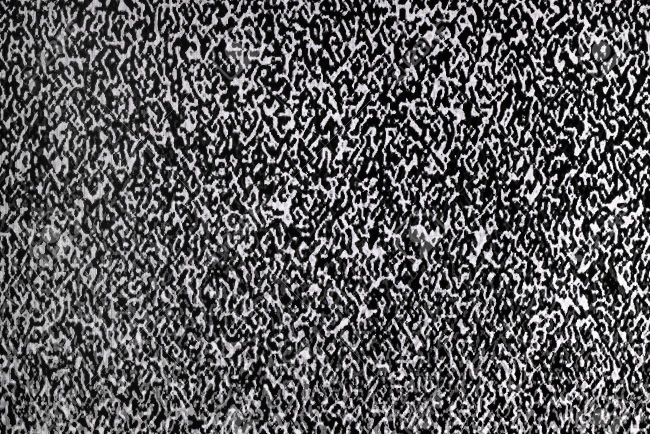
#> input picture img/general/noise_img.jpg, 1300 x 867 px, found by its file name (shown at 1/2 size)
$ python repeat_pattern_detect_v3.py   (older library calls are emulated)
#> lines starting #> are read from the running program, lines starting #| are printed output that depends on the picture
### root/vector_similarity.py
from matplotlib import pyplot as plt
import numpy as np
import cv2
import math
from scipy.stats import norm


def euclidean(vec1, vec2):
    result = sum([(xi - yi) ** 2 for xi, yi in zip(vec1, vec2)])
    return math.sqrt(result)


# [20 lines left out: function different, not called in this run]

#
# img = cv2.imread('img/2.jpg')
# gray= cv2.cvtColor(img,cv2.COLOR_BGR2GRAY)
# sift = cv2.xfeatures2d.SIFT_create()
# kp, des = sift.detectAndCompute(gray, None)
# #img = cv2.drawKeypoints(gray, kp, img,)
#
#
#
# positionX = []
# positionY = []
# # for point in kp:
# #     temp = point.size
# #     #temp = point.pt[0]
# #     print(temp)
# #     positionX.append(temp)
# #     temp = point.angle
# #     #temp = point.pt[1]
# #     print(temp)
# #     positionY.append(temp)
# height, width, channels = img.shape
#
# des1 = des[2]
# des2 = des[2]
# print(des1)
# print(des2)
# print( euclidean(des1,des2))

### root/proto_repeat_detector.py
from vector_similarity import euclidean,different
from skimage import io
import cv2
from scipy.stats import norm
import scipy.stats as stats
import numpy as np
from matplotlib import pyplot as plt
import math

# [174 lines left out: function classify_v5, not called in this run]


def avg_list(lst):
    lst_sum = sum(lst)
    return lst_sum/len(lst)


def norm_list(lst,lengh_max,lengh_min):
    # 정규화
    maxim = lengh_max
    minim = lengh_min

    norm_data = []
    for lst_ele in lst:
        norm_data.append((lst_ele - minim) / (maxim - minim))

    return norm_data


# [407 lines left out: functions classify_v1, classify_v2, classify_v3, classify_v4, classify_test_jong, not called in this run]

### root/repeat_pattern_detect_v3.py
from matplotlib import pyplot as plt
import numpy as np
import cv2
import math
from scipy.stats import norm
from vector_similarity import euclidean
from proto_repeat_detector import norm_list,avg_list
import scipy.stats as stats
import numpy as np
from skimage import io
from matplotlib import pyplot as plt


img_name = 'img/noise_img.jpg'
img = io.imread(img_name)
#> img is the input picture: shape (867, 1300, 3); mean R, G, B 90.3, 89.5, 91.4
gray= cv2.cvtColor(img,cv2.COLOR_BGR2GRAY)
gray = cv2.blur(gray, (3, 3))
sift = cv2.xfeatures2d.SIFT_create()
kp, des = sift.detectAndCompute(gray, None)
#> kp = 20291 keypoints; strongest (x, y, size): (1073, 715, 5.6), (1210, 179, 7.8), (764, 581, 5.6), (1207, 426, 5.5)
#img = cv2.drawKeypoints(gray, kp, img,)


positionX = []
positionY = []
# [9 lines of commented-out code are left out]
height, width, channels = img.shape
#> height = 867; width = 1300; channels = 3

i = 0
sum_data = 0
kp_num = len(kp)
#> kp_num = 20291
des_sum = []
while i < 128:
    for descriptor in des:
        sum_data = sum_data + descriptor[i]

    sum_data = sum_data/kp_num
    des_sum.append(round(sum_data))
    #print(sum_data)
    sum_data = 0
    i += 1
#> this loop made 128 passes
#> after the loop, des_sum = 128 values, max 82 at index 40, min 15 at index 6, mean 28.78; i = 128

#print(des_sum) #des_sum = descriptor들의 평균
#print(des[0])

euclidean_result = []
for descriptor in des:
    euclidean_result.append(round(euclidean(des_sum,descriptor)))
#> this loop made 20291 passes
#> result in euclidean on passes 1 to 3: 179890, 182355, 171824
#> after the loop, euclidean_result = 20291 items


print(euclidean_result)
#> (printed output is left out)
bins_num = len(set(euclidean_result))
#> bins_num = 201
print(bins_num)
#bins_num = 30
#bins_num = max(euclidean_result)-min(euclidean_result)

euclidean_result = norm_list(euclidean_result, max(euclidean_result),min(euclidean_result))
#> the loop in norm_list, `for lst_ele in lst:` made 20291 passes
#> lst_ele on passes 1 to 3: 424, 427, 415
#> after the loop in norm_list, `for lst_ele in lst:`: norm_data = 20291 items
#norm_euc = euclidean_result
#euclidean_result.sort()
print(euclidean_result)

count, bins, ignored = plt.hist(euclidean_result,bins_num,color='red',normed=True)
#> count = 201 values, max 5.38 at index 77, min 0 at index 2, mean 1; bins = 202 values from 0 to 1; ignored = 201 items
# [5 lines of commented-out code are left out]
sigma = np.std(euclidean_result)
#> sigma = 0.138
mu = np.mean(euclidean_result)
#> mu = 0.423

# sigma = np.std(list(set(count)))
# mu = np.mean(list(set(count)))


print(sigma)
print(mu)

plt.plot(bins, 1/(sigma * np.sqrt(2 * np.pi)) *	np.exp( - (bins - mu)**2 / (2 * sigma**2)), linewidth=1, color='b')


#plt.hist(euclidean_result, facecolor='red',bins=50)  # arguments are passed to np.histogram
plt.title(img_name)
plt.show()
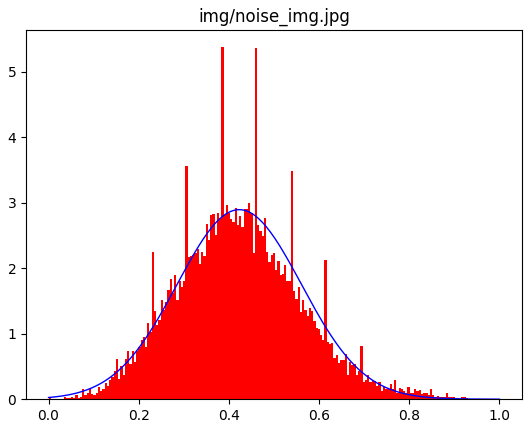
#> figure drawn by matplotlib, 1 panel; tallest bar 5.38 high, from x = 0.383 to 0.388; curve peaks at x = 0.423, y = 2.9
# [8 lines of commented-out code are left out]
test_index = []

for i in range(bins_num):
    test_index.append(i/bins_num)
#> after the loop, test_index = 201 values from 0 to 0.995
#print(test_index)
test = 1/(sigma * np.sqrt(2 * np.pi)) * np.exp(-(bins- mu)**2 / (2 * sigma**2))
#> test = 202 values, max 2.9 at index 85, min 0.000447 at index 201, mean 0.994
# [42 lines of commented-out code are left out]
print(count)
i = 0
del_list = []
for count_e in count:
    if count_e == 0.0:
        del_list.append(i)
    i += 1
#> this loop made 201 passes
#> count_e on passes 1 to 3: 0.0198, 0.00991, 0
#> after the loop, del_list = [2, 3, 5, 6, 187, 190, 191, 192, 193, 195, 196, 199]; i = 201

print(del_list)
#print(count[2])
count = count.tolist()
print(count)
test = test.tolist()


for del_e in reversed(del_list):
    count.pop(del_e)
    test.pop(del_e)
#> this loop made 12 passes
#> del_e on passes 1 to 12: 199, 196, 195, 193, 192, 191, 190, 187, 6, 5, 3, 2
#> after the loop, count = 189 values, max 5.38 at index 73, min 0.00991 at index 184, mean 1.06; test = 190 values, max 2.9 at index 81, min 0.000447 at index 189, mean 1.06

count.sort()
test.sort()
real_result = euclidean(count,test)
#> real_result = 3.68
# [8 lines of commented-out code are left out]
i=0

sum_error = 0

print(1/(1+real_result))

$ run again, with img/general/expe3.jpg copied over img/general/noise_img.jpg
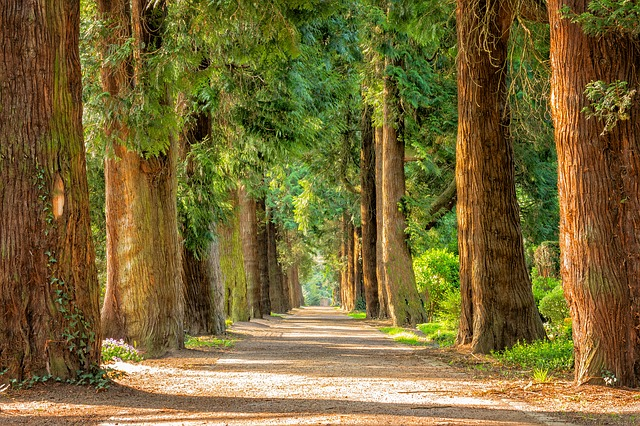
#> input picture img/general/expe3.jpg, 640 x 426 px, found by its file name
#> img is the input picture: shape (426, 640, 3); mean R, G, B 120.4, 104.6, 53.2
#> `gray= cv2.cvtColor(img,cv2.COLOR_BGR2GRAY)`:
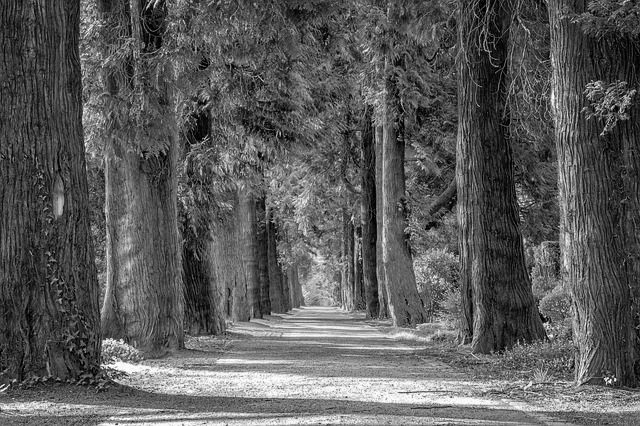
#> gray: shape (426, 640); min 0, max 255, mean 91
#> kp = 4548 keypoints; strongest (x, y, size): (119, 365, 7.4), (551, 336, 3.2), (546, 325, 4.2), (109, 343, 8.6)
#> kp_num = 4548
#> the loop `while i < 128:` made 128 passes
#> after the loop `while i < 128:`: des_sum = 128 values, max 90 at index 40, min 12 at index 98, mean 27.63; i = 128
#> the loop `for descriptor in des:` made 4548 passes
#> after the loop `for descriptor in des:`: euclidean_result = 4548 values, max 472 at index 4215, min 293 at index 294, mean 370.6
#> (printed output is left out)
#> bins_num = 158
#> the loop in norm_list, `for lst_ele in lst:` made 4548 passes
#> lst_ele on passes 1 to 3: 355, 380, 358
#> after the loop in norm_list, `for lst_ele in lst:`: norm_data = 4548 values, max 1 at index 4215, min 0 at index 294, mean 0.434
#> `euclidean_result = norm_list(euclidean_result, max(euclidean_result),m..`: euclidean_result has the same summary as norm_data in norm_list
#> `count, bins, ignored = plt.hist(euclidean_result,bins_num,color='red',..`: count = 158 values, max 4.79 at index 75, min 0 at index 2, mean 1; bins = 159 values from 0 to 1; ignored = 158 items
#> sigma = 0.146
#> mu = 0.434
#> `plt.show()`:
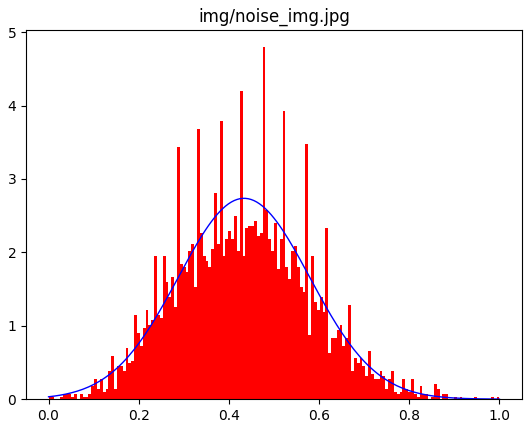
#> figure drawn by matplotlib, 1 panel; tallest bar 4.79 high, from x = 0.475 to 0.481; curve peaks at x = 0.43, y = 2.74
#> after the loop `for i in range(bins_num):`: test_index = 158 values from 0 to 0.994
#> `test = 1/(sigma * np.sqrt(2 * np.pi)) * np.exp(-(bins- mu)**2 / (2 * s..`: test = 159 values, max 2.74 at index 68, min 0.00144 at index 158, mean 0.992
#> the loop `for count_e in count:` made 158 passes
#> count_e on passes 1 to 3: 0.0347, 0.0347, 0
#> after the loop `for count_e in count:`: del_list = [2, 3, 10, 133, 137, 140, 141, 143, 145, 146, 147, 148, 150, 151, 152, 153, 154, 156]; i = 158
#> the loop `for del_e in reversed(del_list):` made 18 passes
#> del_e on passes 1 to 8: 156, 154, 153, 152, 151, 150, 148, 147
#> after the loop `for del_e in reversed(del_list):`: count = 140 values, max 4.79 at index 72, min 0.0347 at index 130, mean 1.13; test = 141 values, max 2.74 at index 65, min 0.00144 at index 140, mean 1.12
#> real_result = 3.52

$ run again, with img/general/expe4.jpg copied over img/general/noise_img.jpg
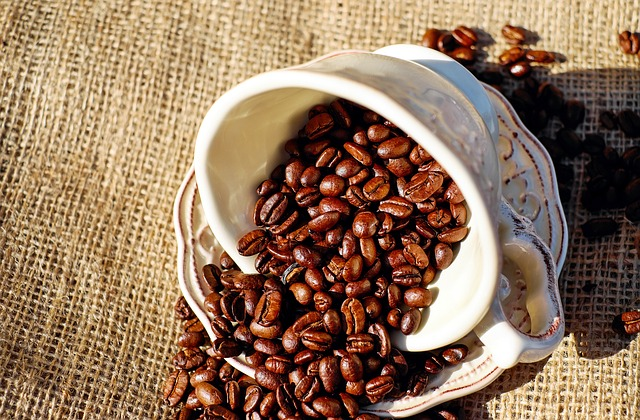
#> input picture img/general/expe4.jpg, 640 x 420 px, found by its file name
#> img is the input picture: shape (420, 640, 3); mean R, G, B 146.9, 117.3, 92.7
#> `gray = cv2.blur(gray, (3, 3))`:
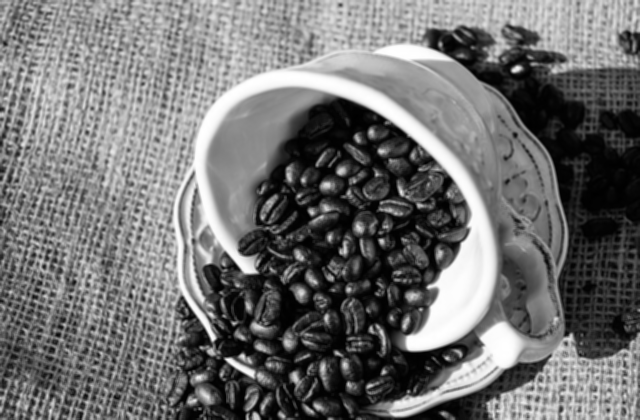
#> gray: shape (420, 640); min 0, max 255, mean 113.3
#> kp = 6614 keypoints; strongest (x, y, size): (247, 266, 12.2), (415, 343, 13.6), (213, 337, 5), (230, 361, 5)
#> kp_num = 6614
#> the loop `while i < 128:` made 128 passes
#> after the loop `while i < 128:`: des_sum = 128 values, max 76 at index 40, min 18 at index 98, mean 30.62; i = 128
#> the loop `for descriptor in des:` made 6614 passes
#> after the loop `for descriptor in des:`: euclidean_result = 6614 values, max 470 at index 5738, min 270 at index 2423, mean 357.2
#> (printed output is left out)
#> bins_num = 186
#> the loop in norm_list, `for lst_ele in lst:` made 6614 passes
#> lst_ele on passes 1 to 3: 404, 385, 413
#> after the loop in norm_list, `for lst_ele in lst:`: norm_data = 6614 values, max 1 at index 5738, min 0 at index 2423, mean 0.436
#> `euclidean_result = norm_list(euclidean_result, max(euclidean_result),m..`: euclidean_result has the same summary as norm_data in norm_list
#> `count, bins, ignored = plt.hist(euclidean_result,bins_num,color='red',..`: count = 186 values, max 4.58 at index 79, min 0 at index 3, mean 1; bins = 187 values from 0 to 1; ignored = 186 items
#> sigma = 0.161
#> mu = 0.436
#> `plt.show()`:
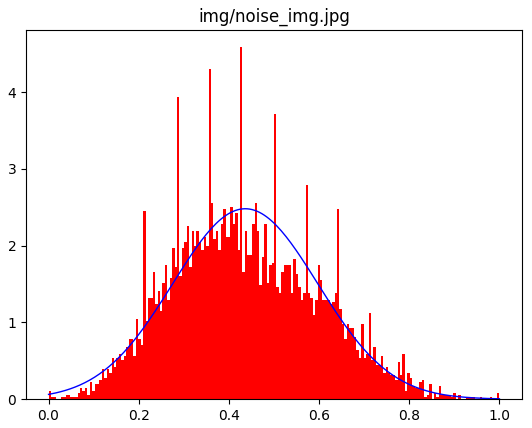
#> figure drawn by matplotlib, 1 panel; tallest bar 4.58 high, from x = 0.425 to 0.43; curve peaks at x = 0.435, y = 2.48
#> after the loop `for i in range(bins_num):`: test_index = 186 values from 0 to 0.995
#> `test = 1/(sigma * np.sqrt(2 * np.pi)) * np.exp(-(bins- mu)**2 / (2 * s..`: test = 187 values, max 2.48 at index 81, min 0.00533 at index 186, mean 0.991
#> the loop `for count_e in count:` made 186 passes
#> count_e on passes 1 to 3: 0.112, 0.0281, 0.0281
#> after the loop `for count_e in count:`: del_list = [3, 4, 158, 168, 170, 171, 176, 177, 179, 180, 181, 183, 184]; i = 186
#> the loop `for del_e in reversed(del_list):` made 13 passes
#> del_e on passes 1 to 8: 184, 183, 181, 180, 179, 177, 176, 171
#> after the loop `for del_e in reversed(del_list):`: count = 173 values, max 4.58 at index 77, min 0.0281 at index 4, mean 1.08; test = 174 values, max 2.48 at index 79, min 0.00533 at index 173, mean 1.06
#> real_result = 3.59
